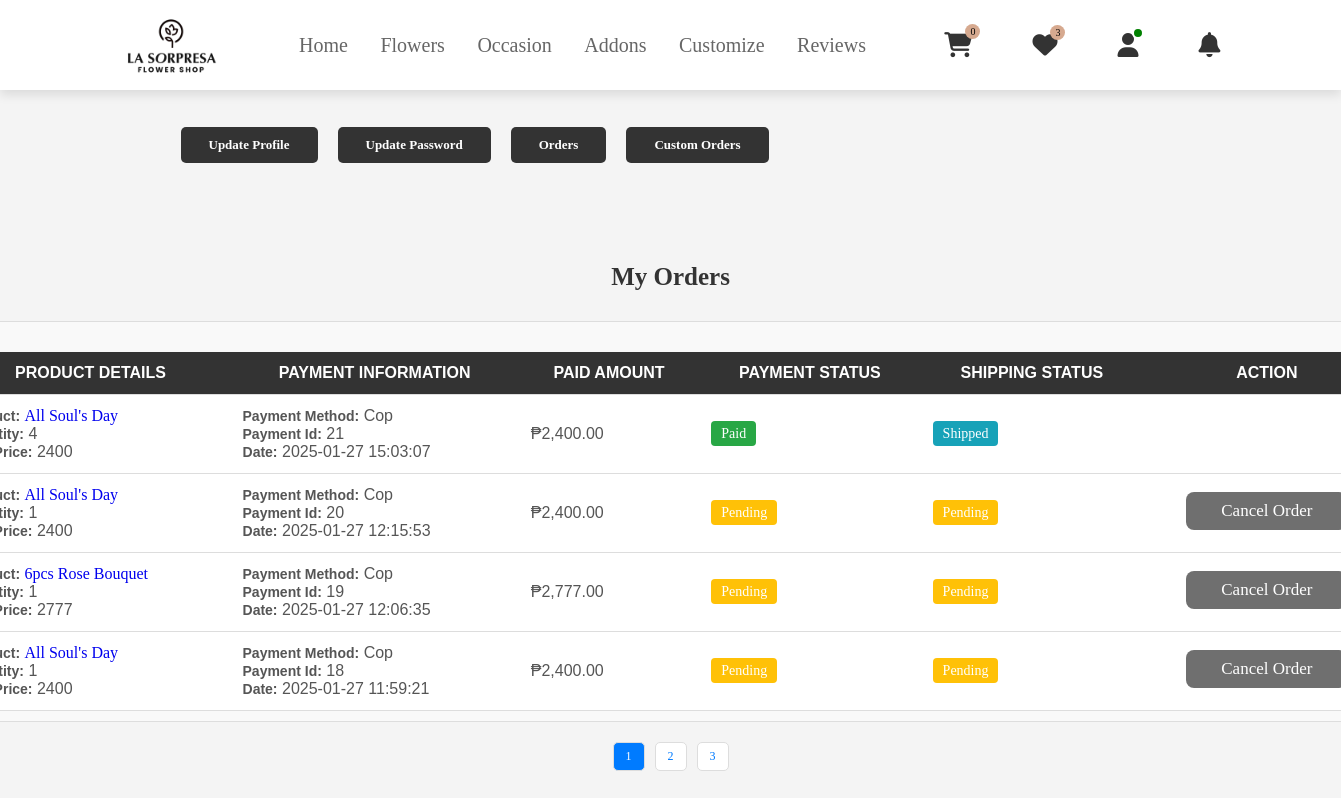
Page /users/customer-order.php (signed in) on the committed database.
### tables this page shows
CREATE TABLE `customer` (
  `cust_id` int(11) NOT NULL,
  `cust_name` varchar(255) NOT NULL,
  `cust_email` varchar(255) NOT NULL,
  `cust_phone` varchar(15) NOT NULL,
  `cust_address` text NOT NULL,
  `cust_city` varchar(255) NOT NULL,
  `cust_zip` varchar(10) NOT NULL,
  `cust_s_name` varchar(255) DEFAULT NULL,
  `cust_s_phone` varchar(15) DEFAULT NULL,
  `cust_s_address` text DEFAULT NULL,
  `cust_s_city` varchar(255) DEFAULT NULL,
  `cust_s_zip` varchar(10) DEFAULT NULL,
  `cust_password` varchar(255) NOT NULL,
  `cust_datetime` datetime DEFAULT current_timestamp(),
  `cust_timestamp` timestamp NOT NULL DEFAULT current_timestamp() ON UPDATE current_timestamp(),
  `cust_status` enum('active','inactive','suspended') DEFAULT 'active'
);

CREATE TABLE `product` (
  `p_id` int(11) NOT NULL,
  `name` varchar(255) NOT NULL,
  `old_price` varchar(10) NOT NULL,
  `discount` int(100) NOT NULL,
  `current_price` varchar(10) NOT NULL,
  `quantity` int(10) NOT NULL,
  `featured_photo` varchar(255) NOT NULL,
  `description` text NOT NULL,
  `short_description` text NOT NULL,
  `feature` text NOT NULL,
  `other_photo` text NOT NULL,
  `condition` text NOT NULL,
  `is_featured` int(1) NOT NULL,
  `is_active` int(1) NOT NULL,
  `ecat_id` int(11) NOT NULL
);

CREATE TABLE `order_items` (
  `order_item_id` int(11) NOT NULL,
  `order_id` int(11) NOT NULL,
  `product_id` int(11) NOT NULL,
  `quantity` int(11) NOT NULL,
  `price` decimal(10,2) NOT NULL
);

CREATE TABLE `payment` (
  `payment_id` int(11) NOT NULL,
  `cust_id` int(11) NOT NULL,
  `order_id` int(11) DEFAULT NULL,
  `cust_name` varchar(255) NOT NULL,
  `cust_email` varchar(255) NOT NULL,
  `reference_number` varchar(255) DEFAULT NULL,
  `amount_paid` decimal(10,2) NOT NULL,
  `payment_method` enum('gcash','cop','cash') NOT NULL,
  `payment_status` enum('pending','paid','failed','canceled') DEFAULT 'pending',
  `shipping_status` enum('pending','shipped','delivered','readyforpickup','canceled') DEFAULT 'pending',
  `created_at` timestamp NOT NULL DEFAULT current_timestamp(),
  `updated_at` timestamp NOT NULL DEFAULT current_timestamp() ON UPDATE current_timestamp(),
  `viewed` tinyint(1) DEFAULT 0
);

### users/customer-order.php (the view, shortened to what this page needs)
<?php
include("../admin/inc/config.php");
$items_per_page = 4;
$page = isset($_GET['page']) ? (int) $_GET['page'] : 1;
$offset = ($page - 1) * $items_per_page;
?>
<?php include('navuser.php'); ?>
<link rel="stylesheet" href="../css/profileupd.css?">
<section class="content">
  <div class="row">
    <div class="">
      <div class="">
        <div class="">
          <table>
            <tbody>
              <div class="horizontal-table">
                <a href="customer-profile-update.php">Update Profile</a>
                <a href="customer-password-update.php">Update Password</a>
                <a href="customer-order.php">Orders</a>
                <a href="customize-view.php">Custom Orders</a>
              </div>
            </tbody>
          </table>
        </div>
      </div>
    </div>
  </div>
  <link rel="stylesheet" href="../css/customerorder.css?">
  <div class="containers">
    <div class="col-md-12">
      <div class="container my-4">
        <h1 class="text-center">My Orders</h1>
        <div class="table-container">
          <table class="table">
            <thead>
              <tr>
                <th>Product Details</th>
                <th>Payment Information</th>
                <th>Paid Amount</th>
                <th>Payment Status</th>
                <th>Shipping Status</th>
                <th>Action</th>
              </tr>
            </thead>
            <tbody>
              <?php
              $stmt = $pdo->prepare("
        SELECT
          c.cust_id,
          c.cust_name,
          c.cust_email,
          p.name AS product_name,
          oi.quantity,
          oi.price AS paid_amount,
          p.current_price AS unit_price,
          pay.payment_method,
          pay.payment_id,
          pay.created_at AS payment_date,
          pay.shipping_status,
          pay.payment_status,
          o.order_id,
          p.p_id,
          o.order_status
        FROM
          customer c
        JOIN orders o ON c.cust_id = o.customer_id
        JOIN order_items oi ON o.order_id = oi.order_id
        JOIN product p ON oi.product_id = p.p_id
        JOIN payment pay ON o.order_id = pay.order_id
        WHERE c.cust_id = :cust_id
        ORDER BY pay.created_at DESC
        LIMIT :offset, :items_per_page
      ");
              $stmt->bindParam(':cust_id', $cust_id, PDO::PARAM_INT);
              $stmt->bindParam(':offset', $offset, PDO::PARAM_INT);
              $stmt->bindParam(':items_per_page', $items_per_page, PDO::PARAM_INT);
              $stmt->execute();
              $orders = $stmt->fetchAll(PDO::FETCH_ASSOC);
              if (empty($orders)) {
                echo "<tr><td colspan='8' class='text-center'>No orders found</td></tr>";
              } else {
                foreach ($orders as $index => $order) {
                  ?>
                  <tr>
                    <td>
                      <strong>Product:</strong>
                      <a href="product-details.php?p_id=<?= urlencode($order['p_id']) ?>">
                        <?= htmlspecialchars($order['product_name']) ?>
                      </a><br>
                      <strong>Quantity:</strong> <?= $order['quantity'] ?><br>
                      <strong>Unit Price:</strong> <?= $order['unit_price'] ?>
                    </td>
                    <td>
                      <strong>Payment Method:</strong> <?= $order['payment_method'] ?><br>
                      <strong>Payment Id:</strong> <?= $order['payment_id'] ?><br>
                      <strong>Date:</strong> <?= $order['payment_date'] ?>
                    </td>
                    <td>₱<?= number_format($order['paid_amount'], 2) ?></td>
                    <td>
                      <span
                        class="badge <?= $order['payment_status'] === 'pending' ? 'bg-warning' : ($order['payment_status'] === 'paid' ? 'bg-success' : 'bg-danger') ?>">
                        <?= ucfirst($order['payment_status']) ?>
                      </span>
                    </td>
                    <td>
                      <span
                        class="badge <?= $order['shipping_status'] === 'pending' ? 'bg-warning' : ($order['shipping_status'] === 'shipped' ? 'bg-info' : 'bg-success') ?>">
                        <?= ucfirst($order['shipping_status']) ?>
                      </span>
                    </td>
                    <td class="text-center">
                      <div style="display: flex; justify-content: center; align-items: center;">
                        <?php if ($order['shipping_status'] === 'pending' && $order['order_status'] !== 'canceled'): ?>
                          <button class="btn btn-danger" data-bs-toggle="modal" data-bs-target="#cancelModal"
                            data-order-id="<?= $order['order_id'] ?>">Cancel Order</button>
                        <?php endif; ?>
                      </div>
                    </td>
                  </tr>
                <?php }
              } ?>
            </tbody>
          </table>
        </div>
        <div class="pagination">
          <?php
          $stmt = $pdo->prepare("SELECT COUNT(*) FROM orders WHERE customer_id = :cust_id");
          $stmt->execute([':cust_id' => $cust_id]);
          $total_orders = $stmt->fetchColumn();
          $total_pages = ceil($total_orders / $items_per_page);
          for ($i = 1; $i <= $total_pages; $i++) {
            echo "<a href='?page=$i' class='" . ($i === $page ? 'active' : '') . "'>$i</a> ";
          }
          ?>
        </div>
      </div>
    </div>
  </div>

### css/footer.css (style rules this page uses)
:root { --pink: #e84393; --main: #d0bcb3; --font: #d18276; --button: #d6a98f; --footer: #e7d0c5 ; }

### css/main.css (style rules this page uses)
:root { --pink: #e84393; --main: #d0bcb3; --font: #d18276; --button: #d6a98f; --bg: rgb(233, 221, 204); }
* { margin: 0; padding: 0; font-family: "NudMotoya Maru W55 W5"; outline: none; border: none; text-decoration: none; text-transform: capitalize; transition: .2s linear; }
html { font-size: 62.5%; scroll-behavior: smooth; scroll-padding-top: 6rem; overflow-x: hidden; }
section { padding: 2rem 9%; }
.btn { display: inline-block; margin-top: 1rem; border-radius: 8px; background: #333; color: #fff; padding: .9rem 3.5rem; cursor: pointer; font-size: 1.7rem; margin-top: 100px; }
.bg-warning { background-color: #ffc107; border-radius: 50%; }
.bg-success { background-color: #28a745; border-radius: 50%; }
.container { display: flex; padding: 20px; }

### css/profileupd.css (style rules this page uses)
:root { --pink: #e84393; --pink: #e84393; --main: #d0bcb3; --font: #d18276; --button: #d6a98f; --bg: rgb(233, 221, 204); }
.container { width: 100rem !important; margin: 40px auto 20px ; padding: 15px; border-radius: 8px; max-width: 100%; box-sizing: border-box; }
.row { gap: 20px; }
.row { display: flex; flex-wrap: wrap; gap: 20px; }
.col-md-12 { flex: 0 0 100%; max-width: 100%; }

### css/customerorder.css (style rules this page uses)
:root { --pink: #e84393; }
.container { max-width: 100%; margin: 0 auto; padding: 3rem 2rem; display: flex; flex-direction: column; align-items: center; }
.container { width: 97rem; margin-top: -20rem; border-radius: 12px; padding: 20px; }
h1 { font-size: 2.5em; text-align: center; color: #333; margin-bottom: 10px; margin-top: 30rem; font-family: "NudMotoya Maru W55 W5"; }
.table-container { max-height: 50%; width: 150%; max-width: 2000px; border-radius: 8px; }
table { width: 100%; border-collapse: collapse; margin-top: 20px; border-radius: 12px; overflow: hidden; font-size: 16px; }
.pagination { display: inline-flex; list-style: none; padding: 0; margin: 0; }
.pagination a { padding: 8px 12px; text-decoration: none; color: #333; border-radius: 5px; background-color: #fff; transition: background-color 0.3s; }
thead th { background-color: #333 !important; color: #fff !important; }
strong { font-family: Verdana, Geneva, Tahoma, sans-serif; font-size: 14px; }
th, td { padding: 12px; text-align: left; border-bottom: 1px solid #ddd; font-family: Verdana, Geneva, Tahoma, sans-serif; font-size: 16px; }
th { background-color: #333; color: white; text-transform: uppercase; }
td { background-color: #fff; color: #555; }
td .badge { padding: 5px 10px; font-size: 14px; border-radius: 4px; text-transform: capitalize; }
.badge.bg-warning { background-color: #ffc107; color: white; }
.badge.bg-success { background-color: #28a745; color: white; }
.badge.bg-info { background-color: #17a2b8; color: white; }

### users/customer-order.php (style rules this page uses)
:root { --pink: #e84393; --pink: #e84393; --main: #d0bcb3; --font: #d18276; --button: #d6a98f; --bg: rgb(233, 221, 204); }
html, body { height: 100%; margin: 0; display: flex; justify-content: center; align-items: center; }
.horizontal-table { display: flex; flex-wrap: wrap; justify-content: center; align-items: center; border-radius: 8px; margin: auto; margin-top: 10rem; width: fit-content; margin-bottom: -5rem; }
.horizontal-table a { display: block; padding: 10px 28px; margin: 10px; text-align: center; font-size: 1.3rem; background-color: #333; color: white; text-decoration: none; border-radius: 5px; font-weight: bold; transition: background-color 0.3s ease, transform 0.2s ease; }
.table-container { max-height: none; border: 1px solid #ddd; border-radius: 5px; background-color: #f9f9f9; margin-top: 20px; padding: 10px; font-family: "NudMotoya Maru W55 W5"; font-size: 12px; }
.table thead th { background-color: #e84393; color: white; text-align: center; font-weight: bold; }
button { background-color: rgb(141, 147, 151); color: white; font-size: 12px; cursor: not-allowed; opacity: 0.7; margin-top: -0.3rem !important; }
.pagination { margin-top: 20px; text-align: center; }
.pagination a { padding: 6px 12px; text-decoration: none; color: #007bff; margin: 0 5px; border: 1px solid #ddd; border-radius: 5px; font-size: 12px; }
.pagination a.active { background-color: #007bff; color: white; }

### rows in the picture
customer: product.name "All Soul's Day", order_items.quantity "4", product.current_price "2400", payment.payment_method "Cop", payment.payment_id "21", payment.created_at "2025-01-27 15:03:07", order_items.price "2,400.00", payment.payment_status "Paid", payment.shipping_status "Shipped", order_items.quantity "1", payment.payment_id "20", payment.created_at "2025-01-27 12:15:53", payment.payment_status "Pending", payment.shipping_status "Pending", product.name "6pcs Rose Bouquet", product.current_price "2777", payment.payment_id "19", payment.created_at "2025-01-27 12:06:35", order_items.price "2,777.00", payment.payment_id "18", payment.created_at "2025-01-27 11:59:21"

### other values in the picture
$count "0"
$count "3"
